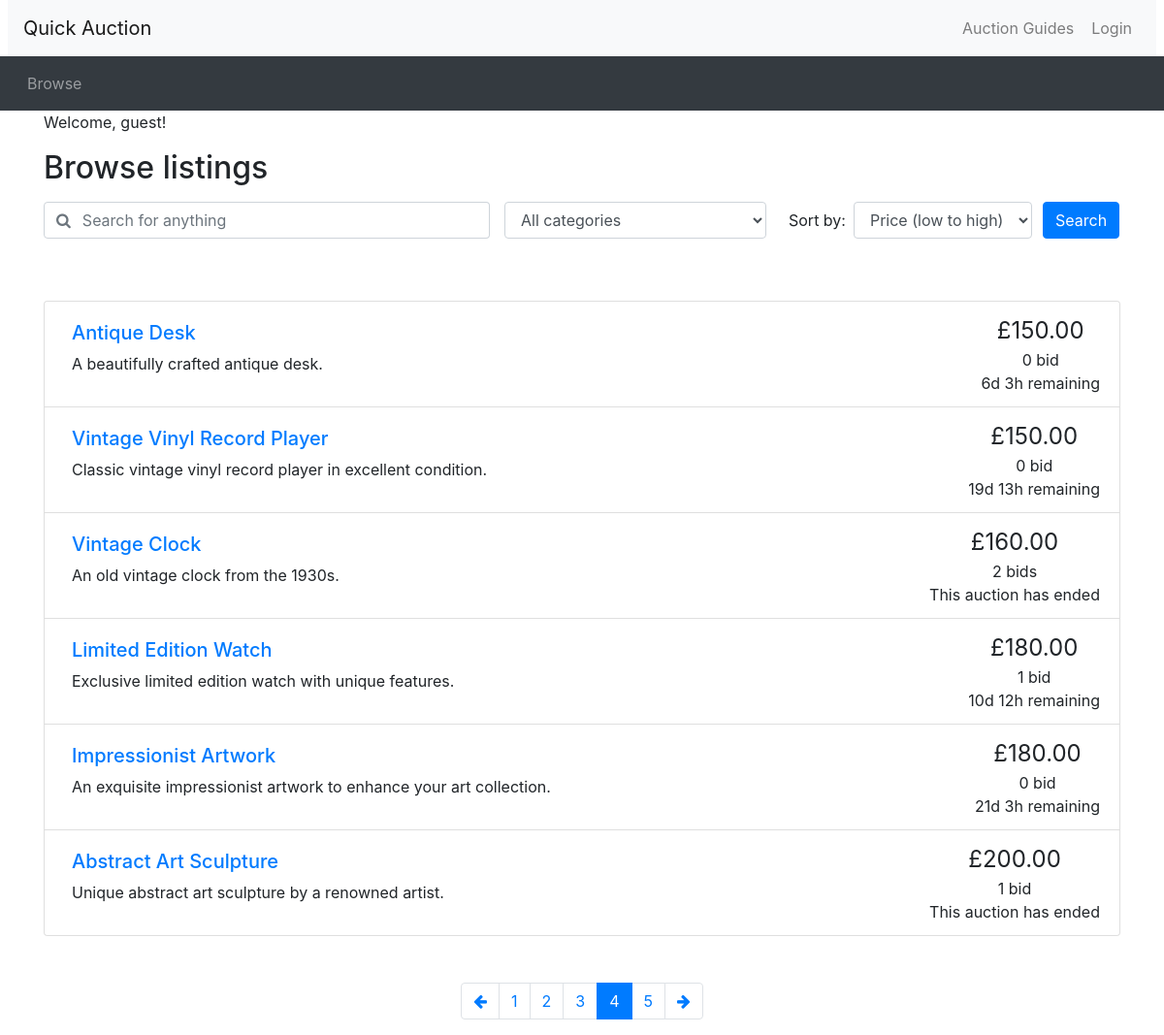
Screenshot of /browse.php?page=4 with the database file from the repository.
### tables this page shows
CREATE TABLE `Auction` (
  `auction_ID` int(11) NOT NULL,
  `item_name` varchar(50) NOT NULL,
  `description` text,
  `category` varchar(50) DEFAULT NULL,
  `end_time` datetime NOT NULL,
  `starting_price` decimal(10,2) NOT NULL,
  `reserve_price` decimal(10,2) DEFAULT NULL,
  `user_ID` int(11) DEFAULT NULL
);

### utilities.php (the view, shortened to what this page needs)
<?php
function display_time_remaining($interval) {
    if ($interval->days == 0 && $interval->h == 0) {
      $time_remaining = $interval->format('%im %Ss');
    }
    else if ($interval->days == 0) {
      $time_remaining = $interval->format('%hh %im');
    }
    else {
      $time_remaining = $interval->format('%ad %hh');
    }
  return $time_remaining;
}
function print_listing_li($item_id, $title, $desc, $price, $num_bids, $end_time)
{
  if (strlen($desc) > 250) {
    $desc_shortened = substr($desc, 0, 250) . '...';
  }
  else {
    $desc_shortened = $desc;
  }
  if ($num_bids == 1 | $num_bids == 0) {
    $bid = ' bid';
  }
  else {
    $bid = ' bids';
  }
  $now = new DateTime();
  $end_time_formatted = date_create($end_time);
  if ($now > $end_time_formatted) {
    $time_remaining = 'This auction has ended';
  }
  else {
    $time_to_end = date_diff($now, $end_time_formatted);
    $time_remaining = display_time_remaining($time_to_end) . ' remaining';
  }
  echo('
    <li class="list-group-item d-flex justify-content-between">
    <div class="p-2 mr-5"><h5><a href="listing.php?item_id=' . $item_id . '">' . $title . '</a></h5>' . $desc_shortened . '</div>
    <div class="text-center text-nowrap"><span style="font-size: 1.5em">£' . number_format($price, 2) . '</span><br/>' . $num_bids . $bid . '<br/>' . $time_remaining . '</div>
  </li>'
  );
}
function count_bid($auctionid){
  include "db_connection.php";
  $sql = "SELECT COUNT(bid_ID) AS count FROM Bid WHERE auction_ID = $auctionid";
  $result = mysqli_query($conn, $sql);
  if(mysqli_num_rows($result) > 0) {
    if($row = mysqli_fetch_assoc($result)) {
      $count = $row["count"];
    }
  } else {
    echo "No results found in count_bid.";
  }
  return $count;
}
?>

### browse.php (shortened to what this page needs)
<?php include_once("header.php")?>
<?php require("utilities.php")?>
<?php include "db_connection.php";?>
<div class="container">
<?php
  if (isset($_SESSION['loggedin']) && $_SESSION['loggedin'] === true) {
      echo "<p>Welcome, " . htmlspecialchars($_SESSION['username']) . "!</p>";
  } else {
      echo "<p>Welcome, guest!</p>";
  }
?>
<h2 class="my-3">Browse listings</h2>
<div id="searchSpecs">
<form method="get" action="browse.php">
  <div class="row">
    <div class="col-md-5 pr-0">
      <div class="form-group">
	    <div class="input-group">
          <div class="input-group-prepend">
            <span class="input-group-text bg-transparent pr-0 text-muted">
              <i class="fa fa-search"></i>
            </span>
          </div>
          <input type="text" class="form-control border-left-0" id="keyword" name = 'keyword' value = "<?php if (isset($_GET['keyword'])){echo $_GET['keyword'];}?>" placeholder="Search for anything">
        </div>
      </div>
    </div>
    <div class="col-md-3 pr-0">
      <div class="form-group">
        <select class="form-control" id="cat" name = 'cat'>
          <option selected value="all">All categories</option>
        </select>
      </div>
    </div>
    <div class="col-md-3 pr-0">
      <div class="form-inline">
        <label class="mx-2" for="order_by">Sort by:</label>
        <select class="form-control" id="order_by" name = 'order_by'>
          <option selected value="pricelow">Price (low to high)</option>
        </select>
      </div>
    </div>
    <div class="col-md-1 px-0">
      <button type="submit" class="btn btn-primary">Search</button>
    </div>
  </div>
</form>
</div>
</div>
<div class="container mt-5">
<ul class="list-group">
<?php
  if (!isset($_GET['order_by'])) {
    $ordering = 'pricelow';
  }
  else {
    $ordering = $_GET['order_by'];
  }
  if (!isset($_GET['page'])) {
    $curr_page = 1;
  }
  else {
    $curr_page = $_GET['page'];
  }
  $results_per_page = 6;
  $start_from = ($curr_page - 1) * $results_per_page;
  if ((!isset($_GET['keyword']) && !isset($_GET['cat'])) | (isset($_GET['keyword']) && $_GET['keyword'] == '' && isset($_GET['cat']) && $_GET['cat'] == 'all')) {
    $query = "SELECT * FROM Auction";
    if ($ordering == 'pricelow'){
      $query = "SELECT
                auction.auction_ID,
                auction.item_name,
                auction.description,
                auction.category,
                auction.end_time,
                GREATEST(auction.starting_price, COALESCE(MAX(bid.bid_price), 0)) AS max_price
                FROM
                    auction
                LEFT JOIN
                    bid ON auction.auction_ID = bid.auction_ID
                GROUP BY
                    auction.auction_ID, auction.item_name, auction.description, auction.category, auction.starting_price, auction.end_time
                ORDER BY
                    max_price ASC";
    }
    $query_temp = mysqli_query($conn,$query);
    $num_results = mysqli_num_rows($query_temp);
    $query .= " LIMIT " . $start_from . ',' . $results_per_page;
    $query_run = mysqli_query($conn,$query);
    while($row = mysqli_fetch_assoc($query_run)) :
      $item_id = $row['auction_ID'];
      $title = $row['item_name'];
      $description = $row['description'];
      $current_price = current_shown_price($item_id);
      $num_bids = count_bid($item_id);
      $end_date = $row['end_time'];
      print_listing_li($item_id, $title, $description, $current_price, $num_bids, $end_date);
    endwhile;
  }
  $max_page = ceil($num_results / $results_per_page);
?>
</ul>
<nav aria-label="Search results pages" class="mt-5">
  <ul class="pagination justify-content-center">
<?php
  $querystring = "";
  $high_page_boost = max(3 - $curr_page, 0);
  $low_page_boost = max(2 - ($max_page - $curr_page), 0);
  $low_page = max(1, $curr_page - 2 - $low_page_boost);
  $high_page = min($max_page, $curr_page + 2 + $high_page_boost);
  if ($curr_page != 1) {
    echo('
    <li class="page-item">
      <a class="page-link" href="browse.php?' . $querystring . 'page=' . ($curr_page - 1) . '" aria-label="Previous">
        <span aria-hidden="true"><i class="fa fa-arrow-left"></i></span>
        <span class="sr-only">Previous</span>
      </a>
    </li>');
  }
  for ($i = $low_page; $i <= $high_page; $i++) {
    if ($i == $curr_page) {
      echo('
    <li class="page-item active">');
    }
    else {
      echo('
    <li class="page-item">');
    }
    echo('
      <a class="page-link" href="browse.php?' . $querystring . 'page=' . $i . '">' . $i . '</a>
    </li>');
  }
  if ($curr_page != $max_page) {
    echo('
    <li class="page-item">
      <a class="page-link" href="browse.php?' . $querystring . 'page=' . ($curr_page + 1) . '" aria-label="Next">
        <span aria-hidden="true"><i class="fa fa-arrow-right"></i></span>
        <span class="sr-only">Next</span>
      </a>
    </li>');
  }
?>
  </ul>
</nav>
</div>
<?php include_once("footer.php")?>

### rows the page displays
auction: item_name "Antique Desk", description "A beautifully crafted antique desk.", price "150.00", num_bids "0", bid "bid", end_time "6d 3h remaining"
auction: item_name "Vintage Vinyl Record Player", description "Classic vintage vinyl record player in excellent condition.", price "150.00", num_bids "0", bid "bid", end_time "19d 13h remaining"
auction: item_name "Vintage Clock", description "An old vintage clock from the 1930s.", price "160.00", num_bids "2", bid "bids", end_time "This auction has ended"
auction: item_name "Limited Edition Watch", description "Exclusive limited edition watch with unique features.", price "180.00", num_bids "1", bid "bid", end_time "10d 12h remaining"
auction: item_name "Impressionist Artwork", description "An exquisite impressionist artwork to enhance your art collection.", price "180.00", num_bids "0", bid "bid", end_time "21d 3h remaining"
auction: item_name "Abstract Art Sculpture", description "Unique abstract art sculpture by a renowned artist.", price "200.00", num_bids "1", bid "bid", end_time "This auction has ended"
